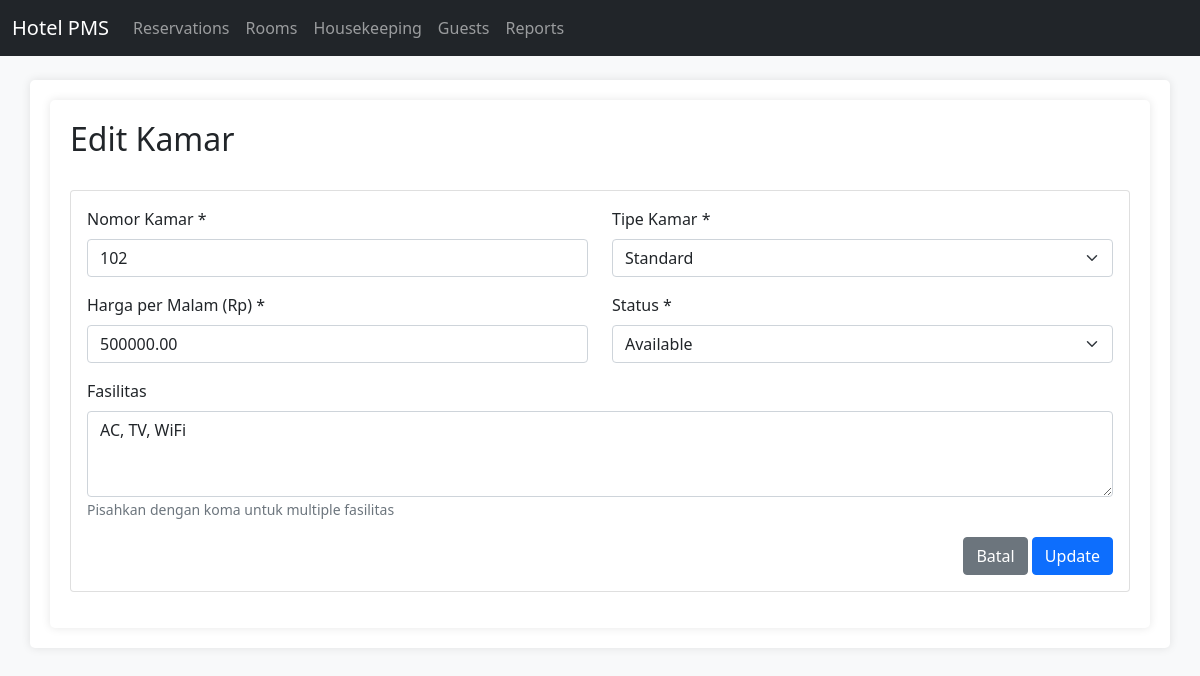
/room/edit/2, run on the app's committed database.
### tables this page shows
CREATE TABLE `rooms` (
  `id` int(11) NOT NULL AUTO_INCREMENT,
  `number` varchar(10) NOT NULL,
  `type` varchar(50) NOT NULL,
  `price` decimal(10,2) NOT NULL,
  `status` enum('available','occupied','dirty') NOT NULL DEFAULT 'available',
  `facilities` text,
  `created_at` timestamp NOT NULL DEFAULT CURRENT_TIMESTAMP,
  `updated_at` timestamp NOT NULL DEFAULT CURRENT_TIMESTAMP ON UPDATE CURRENT_TIMESTAMP,
  PRIMARY KEY (`id`),
  UNIQUE KEY `number` (`number`)
);

### application/controllers/Room.php (called while the page is built, shortened)
<?php
class Room extends CI_Controller {
    public function __construct() {
        $this->load->model('RoomModel');
        $this->load->library('form_validation');
        $this->load->helper('form');
    }
    public function edit($id) {
        $data['room'] = $this->RoomModel->getById($id);
        $this->load->view('templates/header');
        $this->load->view('room/edit', $data);
        $this->load->view('templates/footer');
    }
}

### index.php (called while the page is built, shortened)
<?php
require_once BASEPATH.'core/CodeIgniter.php';

### application/models/RoomModel.php (called while the page is built, shortened)
<?php
class RoomModel extends CI_Model {
    protected $table = 'rooms';
    public function getById($id) {
        return $this->db->get_where($this->table, ['id' => $id])->row();
    }
}

### application/views/room/edit.php (the view, shortened to what this page needs)
<div class="container">
    <div class="row mb-4">
        <div class="col-md-12">
            <h2>Edit Kamar</h2>
        </div>
    </div>
    <div class="card">
        <div class="card-body">
            <form action="<?php echo base_url('room/update/'.$room->id); ?>" method="POST" id="roomForm">
                <div class="row">
                    <div class="col-md-6">
                        <div class="mb-3">
                            <label for="number" class="form-label">Nomor Kamar *</label>
                            <input type="text" class="form-control" id="number" name="number"
                                   value="<?php echo set_value('number', $room->number); ?>" required>
                        </div>
                    </div>
                    <div class="col-md-6">
                        <div class="mb-3">
                            <label for="type" class="form-label">Tipe Kamar *</label>
                            <select class="form-select" id="type" name="type" required>
                                <option value="Standard" <?php echo set_select('type', 'Standard', ($room->type == 'Standard')); ?>>Standard</option>
                            </select>
                        </div>
                    </div>
                </div>
                <div class="row">
                    <div class="col-md-6">
                        <div class="mb-3">
                            <label for="price" class="form-label">Harga per Malam (Rp) *</label>
                            <input type="number" class="form-control" id="price" name="price"
                                   value="<?php echo set_value('price', $room->price); ?>" required>
                        </div>
                    </div>
                    <div class="col-md-6">
                        <div class="mb-3">
                            <label for="status" class="form-label">Status *</label>
                            <select class="form-select" id="status" name="status" required>
                                <option value="available" <?php echo set_select('status', 'available', ($room->status == 'available')); ?>>Available</option>
                            </select>
                        </div>
                    </div>
                </div>
                <div class="mb-3">
                    <label for="facilities" class="form-label">Fasilitas</label>
                    <textarea class="form-control" id="facilities" name="facilities"
                              rows="3"><?php echo set_value('facilities', $room->facilities); ?></textarea>
                    <small class="text-muted">Pisahkan dengan koma untuk multiple fasilitas</small>
                </div>
                <div class="text-end">
                    <a href="<?php echo base_url('room'); ?>" class="btn btn-secondary">Batal</a>
                    <button type="submit" class="btn btn-primary">Update</button>
                </div>
            </form>
        </div>
    </div>
</div>

### assets/css/style.css (style rules this page uses)
body { background-color: #f8f9fa; }
.container { background-color: #fff; padding: 20px; border-radius: 5px; box-shadow: 0 0 10px rgba(0,0,0,0.1); }
.card { margin-bottom: 1rem; }

### data on the page
rooms: number "102", price "500000.00", facilities "AC, TV, WiFi"
